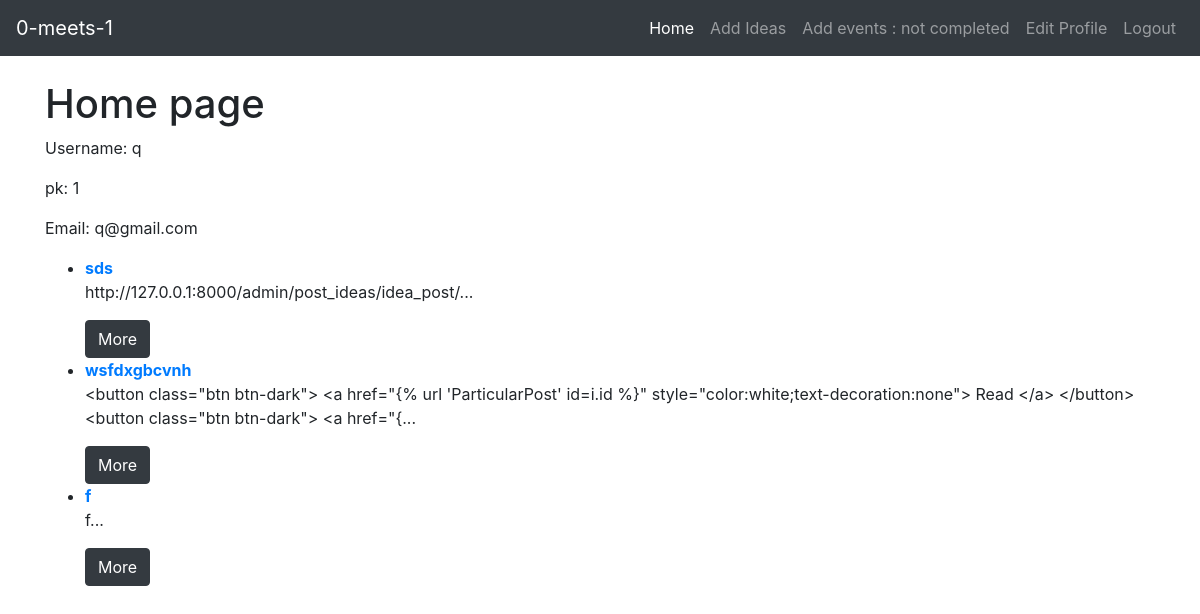
The app's page /post/ (signed in) with its own data.
### post/models.py (models this page shows)
class PostIdeaModel(models.Model):
    Title = models.CharField(max_length=200)
    Description = models.CharField(max_length=200)
    Img = models.CharField(max_length=200)
    Progress= models.IntegerField()
    CurrentTeamSize= models.IntegerField()
    InvestorSize= models.IntegerField()
    FundingAmount = models.IntegerField()
    FinancialStatus = models.CharField(max_length=200)
    PatentDetails= models.IntegerField()
    History=models.CharField(max_length=200)
    createdby_id = models.IntegerField()

### post/views.py (the view)
# urls.py: path('', views.home, name ="home"),
def home(request):
	AllPosts = PostIdeaModel.objects.all().order_by('-id')
	return render(request, 'post/home.html', {"AllPosts":AllPosts})

### post/templates/post/home.html
{% extends 'post/layout.html' %}
{% block content %}
<h1> Home page</h1>
{% if user.is_authenticated %}
<p>Username: {{user.username}}</p>
<p>pk: {{user.pk}}</p>
<p>Email: {{user.email}}</p>
<ul>
    {% for post in AllPosts %}
    <li>
        <a href=""><b>{{post.Title}}</b></a>
        <p>{{post.Description}}...</p>
        <button class="btn btn-dark"><a href="{% url 'ParticularPost' id=post.id %}"
                                        style="color:white;text-decoration:none"> More </a>
        </button>
    </li>
    {% endfor %}
</ul>
{% endif %}
{% endblock %}

### records on screen
PostIdeaModel: Title "sds", Description "http://127.0.0.1:8000/admin/post_ideas/idea_post/"
PostIdeaModel: Title "wsfdxgbcvnh", Description "<button class=\"btn btn-dark\"> <a href=\"{% url 'ParticularPost' id=i.id %}\" style=\"color:white;text-decoration:none\"> Read </a> </button><button class=\"btn btn-dark\"> <a href=\"{"
PostIdeaModel: Title "f", Description "f"

### other values on screen
{{ user.username }} "q"
{{ user.pk }} "1"
{{ user.email }} "q@gmail.com"
